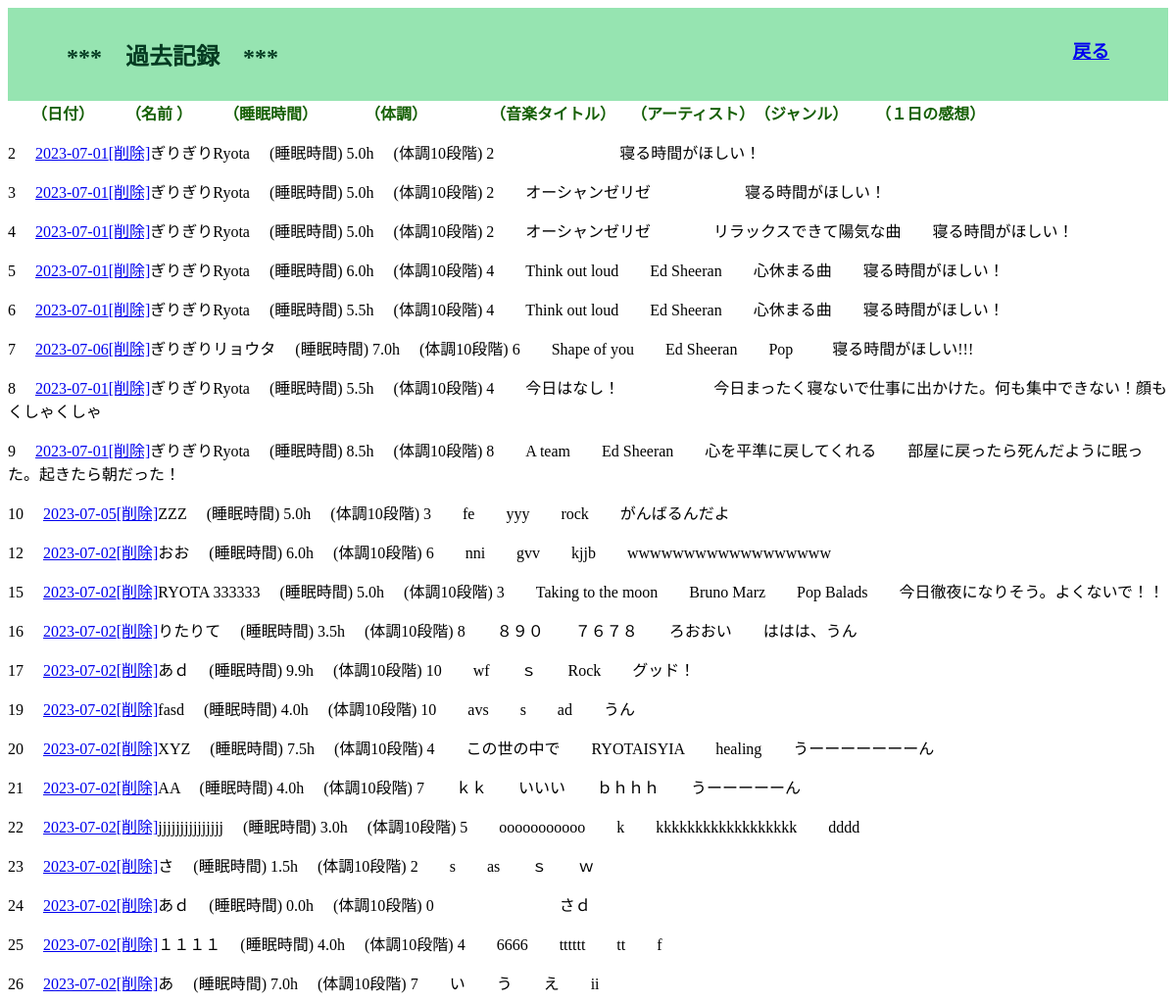
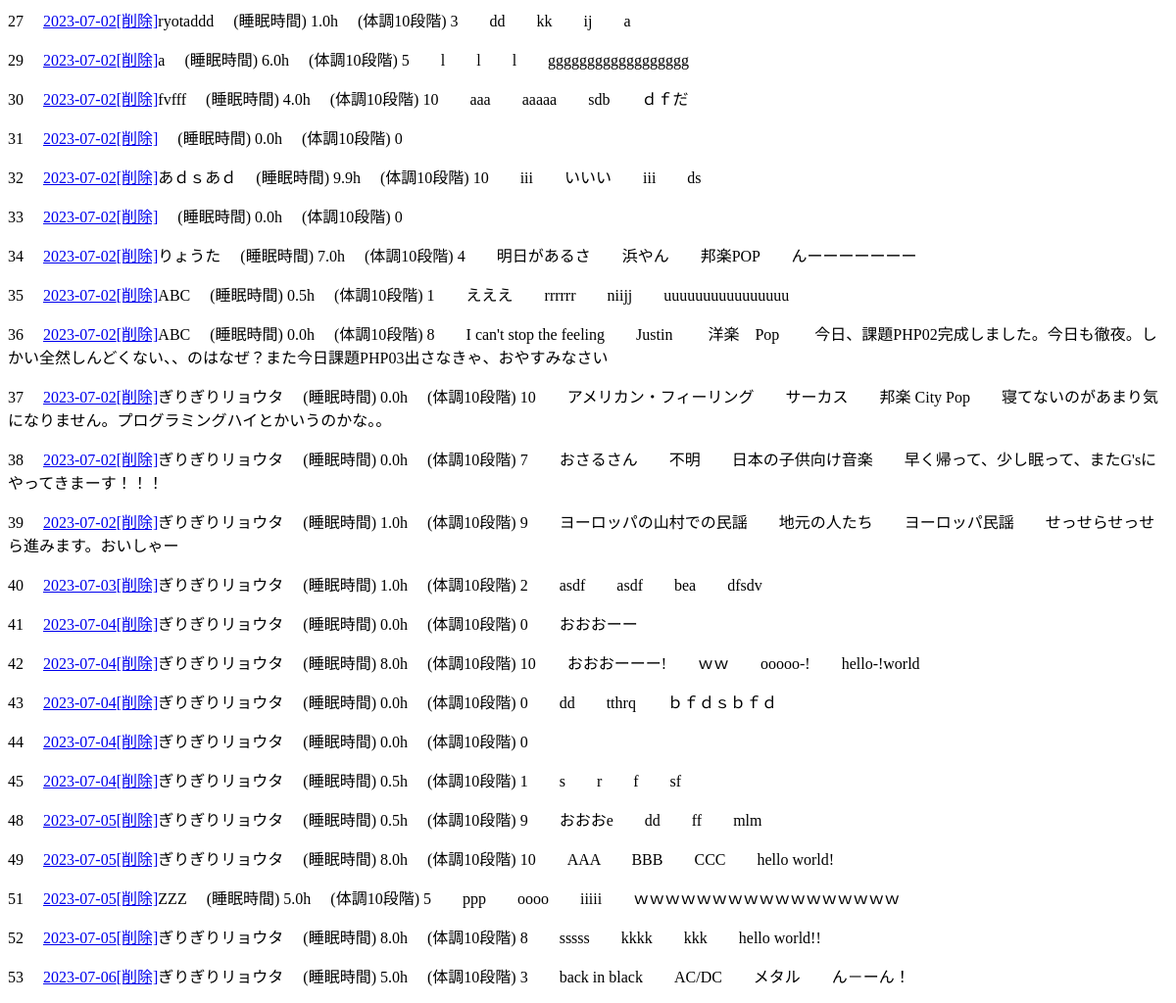
The page /select.php on the database its author committed (2 pictures, top to bottom).
### tables this page shows
CREATE TABLE IF NOT EXISTS `gs_bm_table` (
`id` int(11) NOT NULL,
  `date` date NOT NULL,
  `name` varchar(64) NOT NULL,
  `sleep_time` decimal(2,1) NOT NULL,
  `today_condition` int(12) NOT NULL,
  `music_title` varchar(128) NOT NULL,
  `artist` varchar(128) NOT NULL,
  `music_mood` varchar(128) NOT NULL,
  `content` text NOT NULL
);

### select.php (the view, shortened to what this page needs)
<?php
try {
  $db_name = 'gs_db';
  $db_id   = 'root';
  $db_pw   = '';
  $db_host = 'localhost';
  $pdo = new PDO('mysql:dbname=' . $db_name . ';charset=utf8;host=' . $db_host, $db_id, $db_pw);
} catch (PDOException $e) {
  exit('DB Connection Error:' . $e->getMessage());
}
$stmt = $pdo->prepare("SELECT * FROM gs_bm_table");
$status = $stmt->execute();
?>
<header>
<div class="header">
<h2>***　過去記録　***</h2>
<a href="index.php"><h3>戻る</h3></a>
</header>
<div class="field">　　（日付）　　　（名前 ）　　　（睡眠時間）　　　　（体調）　　　　　（音楽タイトル）　　（アーティスト）　（ジャンル） 　　（１日の感想）</div>
<?php
$view="";
if ($status==false) {
  $error = $stmt->errorInfo();
  exit("ErrorQuery:".$error[2]);
}else{
  while( $result = $stmt->fetch(PDO::FETCH_ASSOC)){
    $view .= "<p>";
    $view .= $result['id']  . '　 ';
    $view .= '<a href="detail.php?id=' .$result['id'] . '">';
    $view .= $result['date'];
    $view .= '</a>';
    $view .= '<a href="delete.php?id=' .$result['id'] . '">';
    $view .= '[削除]';
    $view .= '</a>';
    $view .=
    $result['name']  . '　  (睡眠時間) '.
    $result['sleep_time']  . 'h　  (体調10段階) '.
    $result['today_condition']  . '　　'.
    $result['music_title']  . '　　'.
    $result['artist']  . '　　'.
    $result['music_mood']  . '　　'.
    $result['content'] ;
  }
}
?>
<div><?php echo $view; ?></div>
<!DOCTYPE html>
<html lang="ja">
<head>
<link rel="stylesheet" href="style1.css">
</head>
</html>

### style1.css (style rules this page uses)
.header { display: flex; padding-top: 10px; height: 85px; color: rgb(5, 59, 34); background-color: rgb(150, 228, 177); }
h2 { padding-left: 60px; flex-grow: 1; }
h3 { text-align:right; flex-grow: 2; padding-right: 60px; }
.field { color: rgb(21, 95, 4); font-weight: bold; }

### rows shown on the page
gs_bm_table: value "2 2023-07-01 [削除] ぎりぎりRyota (睡眠時間) 5.0h (体調10段階) 2 寝る時間がほしい！"
gs_bm_table: value "3 2023-07-01 [削除] ぎりぎりRyota (睡眠時間) 5.0h (体調10段階) 2 オーシャンゼリゼ 寝る時間がほしい！"
gs_bm_table: value "4 2023-07-01 [削除] ぎりぎりRyota (睡眠時間) 5.0h (体調10段階) 2 オーシャンゼリゼ リラックスできて陽気な曲 寝る時間がほしい！"
gs_bm_table: value "5 2023-07-01 [削除] ぎりぎりRyota (睡眠時間) 6.0h (体調10段階) 4 Think out loud Ed Sheeran 心休まる曲 寝る時間がほしい！"
gs_bm_table: value "6 2023-07-01 [削除] ぎりぎりRyota (睡眠時間) 5.5h (体調10段階) 4 Think out loud Ed Sheeran 心休まる曲 寝る時間がほしい！"
gs_bm_table: value "7 2023-07-06 [削除] ぎりぎりリョウタ (睡眠時間) 7.0h (体調10段階) 6 Shape of you Ed Sheeran Pop 寝る時間がほしい!!!"
gs_bm_table: value "8 2023-07-01 [削除] ぎりぎりRyota (睡眠時間) 5.5h (体調10段階) 4 今日はなし！ 今日まったく寝ないで仕事に出かけた。何も集中できない！顔もくしゃくしゃ"
gs_bm_table: value "9 2023-07-01 [削除] ぎりぎりRyota (睡眠時間) 8.5h (体調10段階) 8 A team Ed Sheeran 心を平準に戻してくれる 部屋に戻ったら死んだように眠った。起きたら朝だった！"
gs_bm_table: value "10 2023-07-05 [削除] ZZZ (睡眠時間) 5.0h (体調10段階) 3 fe yyy rock がんばるんだよ"
gs_bm_table: value "12 2023-07-02 [削除] おお (睡眠時間) 6.0h (体調10段階) 6 nni gvv kjjb wwwwwwwwwwwwwwwwww"
gs_bm_table: value "15 2023-07-02 [削除] RYOTA 333333 (睡眠時間) 5.0h (体調10段階) 3 Taking to the moon Bruno Marz Pop Balads 今日徹夜になりそう。よくないで！！"
gs_bm_table: value "16 2023-07-02 [削除] りたりて (睡眠時間) 3.5h (体調10段階) 8 ８９０ ７６７８ ろおおい ははは、うん"
gs_bm_table: value "17 2023-07-02 [削除] あｄ (睡眠時間) 9.9h (体調10段階) 10 wf ｓ Rock グッド！"
gs_bm_table: value "19 2023-07-02 [削除] fasd (睡眠時間) 4.0h (体調10段階) 10 avs s ad うん"
gs_bm_table: value "20 2023-07-02 [削除] XYZ (睡眠時間) 7.5h (体調10段階) 4 この世の中で RYOTAISYIA healing うーーーーーーーん"
gs_bm_table: value "21 2023-07-02 [削除] AA (睡眠時間) 4.0h (体調10段階) 7 ｋｋ いいい ｂｈｈｈ うーーーーーん"
gs_bm_table: value "22 2023-07-02 [削除] jjjjjjjjjjjjjjj (睡眠時間) 3.0h (体調10段階) 5 ooooooooooo k kkkkkkkkkkkkkkkkkk dddd"
gs_bm_table: value "23 2023-07-02 [削除] さ (睡眠時間) 1.5h (体調10段階) 2 s as ｓ ｗ"
gs_bm_table: value "24 2023-07-02 [削除] あｄ (睡眠時間) 0.0h (体調10段階) 0 さｄ"
gs_bm_table: value "25 2023-07-02 [削除] １１１１ (睡眠時間) 4.0h (体調10段階) 4 6666 tttttt tt f"
gs_bm_table: value "26 2023-07-02 [削除] あ (睡眠時間) 7.0h (体調10段階) 7 い う え ii"
gs_bm_table: value "27 2023-07-02 [削除] ryotaddd (睡眠時間) 1.0h (体調10段階) 3 dd kk ij a"
gs_bm_table: value "29 2023-07-02 [削除] a (睡眠時間) 6.0h (体調10段階) 5 l l l gggggggggggggggggg"
gs_bm_table: value "30 2023-07-02 [削除] fvfff (睡眠時間) 4.0h (体調10段階) 10 aaa aaaaa sdb ｄｆだ"
gs_bm_table: value "31 2023-07-02 [削除] (睡眠時間) 0.0h (体調10段階) 0"
gs_bm_table: value "32 2023-07-02 [削除] あｄｓあｄ (睡眠時間) 9.9h (体調10段階) 10 iii いいい iii ds"
gs_bm_table: value "33 2023-07-02 [削除] (睡眠時間) 0.0h (体調10段階) 0"
gs_bm_table: value "34 2023-07-02 [削除] りょうた (睡眠時間) 7.0h (体調10段階) 4 明日があるさ 浜やん 邦楽POP んーーーーーーー"
gs_bm_table: value "35 2023-07-02 [削除] ABC (睡眠時間) 0.5h (体調10段階) 1 えええ rrrrrr niijj uuuuuuuuuuuuuuuu"
gs_bm_table: value "36 2023-07-02 [削除] ABC (睡眠時間) 0.0h (体調10段階) 8 I can't stop the feeling Justin 洋楽 Pop 今日、課題PHP02完成しました。今日も徹夜。しかい全然しんどくない、、のはなぜ？また今日課題PHP03出さなきゃ、おやすみなさい"
gs_bm_table: value "37 2023-07-02 [削除] ぎりぎりリョウタ (睡眠時間) 0.0h (体調10段階) 10 アメリカン・フィーリング サーカス 邦楽 City Pop 寝てないのがあまり気になりません。プログラミングハイとかいうのかな。。"
gs_bm_table: value "38 2023-07-02 [削除] ぎりぎりリョウタ (睡眠時間) 0.0h (体調10段階) 7 おさるさん 不明 日本の子供向け音楽 早く帰って、少し眠って、またG'sにやってきまーす！！！"
gs_bm_table: value "39 2023-07-02 [削除] ぎりぎりリョウタ (睡眠時間) 1.0h (体調10段階) 9 ヨーロッパの山村での民謡 地元の人たち ヨーロッパ民謡 せっせらせっせら進みます。おいしゃー"
gs_bm_table: value "40 2023-07-03 [削除] ぎりぎりリョウタ (睡眠時間) 1.0h (体調10段階) 2 asdf asdf bea dfsdv"
gs_bm_table: value "41 2023-07-04 [削除] ぎりぎりリョウタ (睡眠時間) 0.0h (体調10段階) 0 おおおーー"
gs_bm_table: value "42 2023-07-04 [削除] ぎりぎりリョウタ (睡眠時間) 8.0h (体調10段階) 10 おおおーーー! ｗｗ ooooo-! hello-!world"
gs_bm_table: value "43 2023-07-04 [削除] ぎりぎりリョウタ (睡眠時間) 0.0h (体調10段階) 0 dd tthrq ｂｆｄｓｂｆｄ"
gs_bm_table: value "44 2023-07-04 [削除] ぎりぎりリョウタ (睡眠時間) 0.0h (体調10段階) 0"
gs_bm_table: value "45 2023-07-04 [削除] ぎりぎりリョウタ (睡眠時間) 0.5h (体調10段階) 1 s r f sf"
gs_bm_table: value "48 2023-07-05 [削除] ぎりぎりリョウタ (睡眠時間) 0.5h (体調10段階) 9 おおおe dd ff mlm"
gs_bm_table: value "49 2023-07-05 [削除] ぎりぎりリョウタ (睡眠時間) 8.0h (体調10段階) 10 AAA BBB CCC hello world!"
gs_bm_table: value "51 2023-07-05 [削除] ZZZ (睡眠時間) 5.0h (体調10段階) 5 ppp oooo iiiii ｗｗｗｗｗｗｗｗｗｗｗｗｗｗｗｗｗ"
gs_bm_table: value "52 2023-07-05 [削除] ぎりぎりリョウタ (睡眠時間) 8.0h (体調10段階) 8 sssss kkkk kkk hello world!!"
gs_bm_table: value "53 2023-07-06 [削除] ぎりぎりリョウタ (睡眠時間) 5.0h (体調10段階) 3 back in black AC/DC メタル ん－ーん！"
